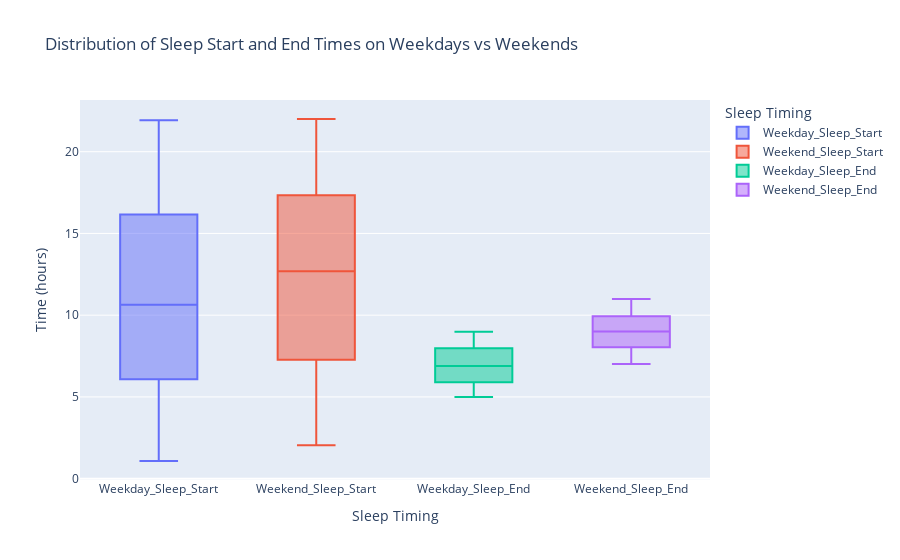

The notebook cell this image was saved under:
### Markdown cell above
<a id="37"></a>
### <div style="text-align:left; border-radius:15px; padding:20px; color:Black; margin:0; font-size:100%; font-family:Arial; background-color:#48cae4; overflow:hidden"><b>⚡ 7. Distribution of Sleep Start and End Times on Weekdays vs Weekends</b>
<a href="#table-of-contents" style="font-family: Arial, sans-serif; font-size: 15px; background-color: #7b2cbf; color: #ffffff; padding: 7px 15px; text-decoration: none; border-radius: 15px;">
        [Table of Content 📜⬆️]
</a>
</div>

### Code cell
df_long = dfc.melt(value_vars=['Weekday_Sleep_Start', 'Weekend_Sleep_Start', 'Weekday_Sleep_End', 'Weekend_Sleep_End'], 
                   var_name='Sleep_Type', 
                   value_name='Time')

fig = px.box(
    df_long,
    x='Sleep_Type',
    y='Time',
    color='Sleep_Type',
    title='Distribution of Sleep Start and End Times on Weekdays vs Weekends',
    labels={'Time': 'Time (hours)', 'Sleep_Type': 'Sleep Timing'}
)

fig.show()

### Figure 1 — Plotly figure (JSON) as saved in the notebook; plotly's stock layout.template omitted (floating-point values rounded to 4 significant figures; data arrays with more than 128 entries replaced by an {"elided": "..."} marker saying what was removed)
{"data": [{"alignmentgroup": "True", "hovertemplate": "Sleep Timing=%{x}<br>Time (hours)=%{y}<extra></extra>", "legendgroup": "Weekday_Sleep_Start", "marker": {"color": "#636efa"}, "name": "Weekday_Sleep_Start", "notched": false, "offsetgroup": "Weekday_Sleep_Start", "orientation": "v", "showlegend": true, "type": "box", "x": {"elided": "500 str values"}, "x0": " ", "xaxis": "x", "y": {"elided": "500 float values"}, "y0": " ", "yaxis": "y"}, {"alignmentgroup": "True", "hovertemplate": "Sleep Timing=%{x}<br>Time (hours)=%{y}<extra></extra>", "legendgroup": "Weekend_Sleep_Start", "marker": {"color": "#EF553B"}, "name": "Weekend_Sleep_Start", "notched": false, "offsetgroup": "Weekend_Sleep_Start", "orientation": "v", "showlegend": true, "type": "box", "x": {"elided": "500 str values"}, "x0": " ", "xaxis": "x", "y": {"elided": "500 float values"}, "y0": " ", "yaxis": "y"}, {"alignmentgroup": "True", "hovertemplate": "Sleep Timing=%{x}<br>Time (hours)=%{y}<extra></extra>", "legendgroup": "Weekday_Sleep_End", "marker": {"color": "#00cc96"}, "name": "Weekday_Sleep_End", "notched": false, "offsetgroup": "Weekday_Sleep_End", "orientation": "v", "showlegend": true, "type": "box", "x": {"elided": "500 str values"}, "x0": " ", "xaxis": "x", "y": {"elided": "500 float values"}, "y0": " ", "yaxis": "y"}, {"alignmentgroup": "True", "hovertemplate": "Sleep Timing=%{x}<br>Time (hours)=%{y}<extra></extra>", "legendgroup": "Weekend_Sleep_End", "marker": {"color": "#ab63fa"}, "name": "Weekend_Sleep_End", "notched": false, "offsetgroup": "Weekend_Sleep_End", "orientation": "v", "showlegend": true, "type": "box", "x": {"elided": "500 str values"}, "x0": " ", "xaxis": "x", "y": {"elided": "500 float values"}, "y0": " ", "yaxis": "y"}], "layout": {"boxmode": "overlay", "legend": {"title": {"text": "Sleep Timing"}, "tracegroupgap": 0}, "title": {"text": "Distribution of Sleep Start and End Times on Weekdays vs Weekends"}, "xaxis": {"anchor": "y", "categoryarray": ["Weekday_Sleep_Start", "Weekend_Sleep_Start", "Weekday_Sleep_End", "Weekend_Sleep_End"], "categoryorder": "array", "domain": [0, 1], "title": {"text": "Sleep Timing"}}, "yaxis": {"anchor": "x", "domain": [0, 1], "title": {"text": "Time (hours)"}}}}
